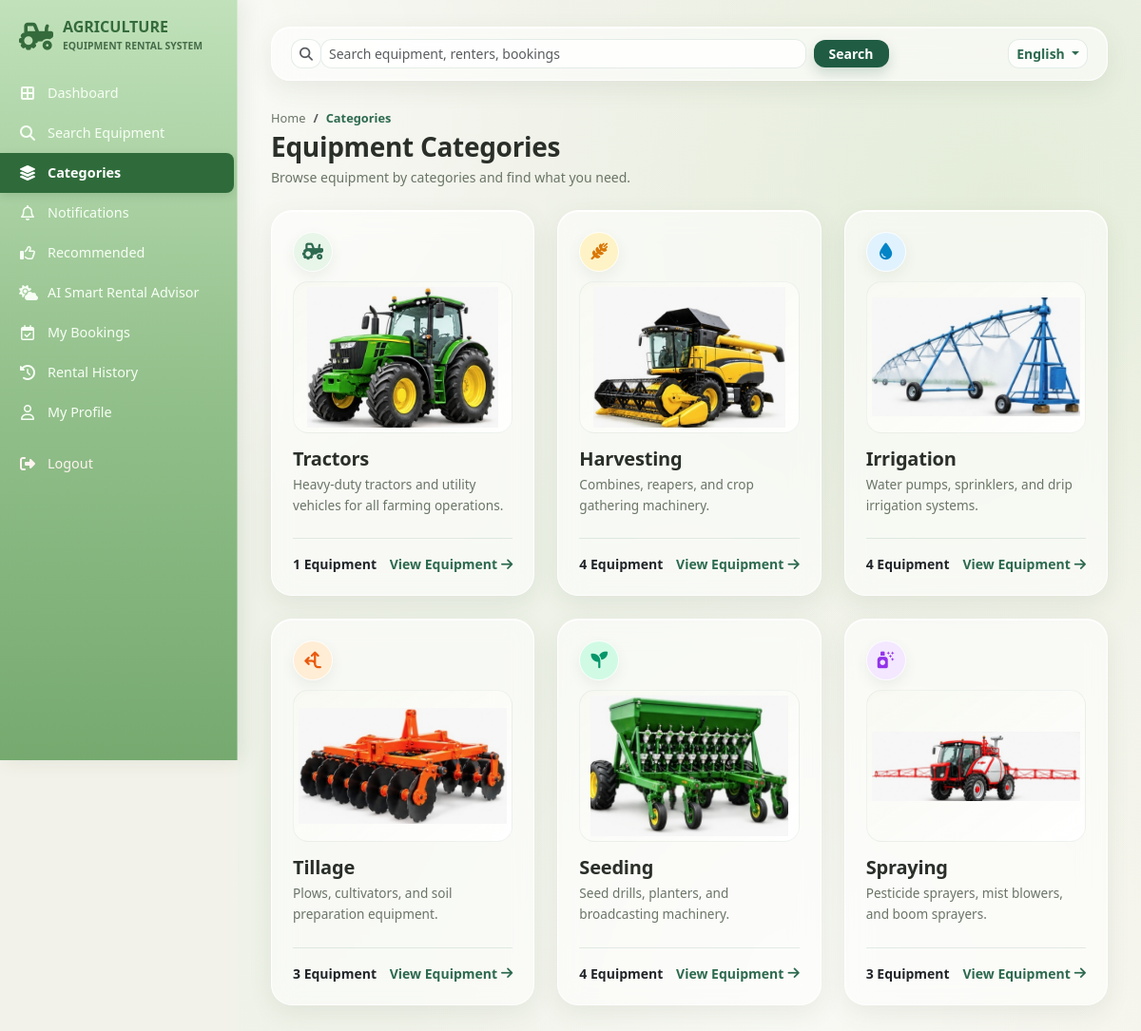
The app's page /categories.php (signed in) with its own data.
### tables this page shows
CREATE TABLE `categories` (
  `category_id` int(11) NOT NULL,
  `category_name` varchar(50) NOT NULL,
  `description` text DEFAULT NULL,
  `image` varchar(255) DEFAULT NULL,
  `icon_class` varchar(50) DEFAULT 'fa-tractor'
);

### includes/lang.php (called while the page is built, shortened)
<?php
$current_lang = $_SESSION['lang'] ?? 'en';
function __($key) {
    global $translations, $current_lang;
    return $translations[$current_lang][$key] ?? $translations['en'][$key] ?? $key;
}
?>

### categories.php (the view, shortened to what this page needs)
<?php
require_once 'includes/lang.php';
$cat_query = "SELECT * FROM categories ORDER BY category_id ASC";
$cat_res = mysqli_query($conn, $cat_query);
?>
<!DOCTYPE html>
<html lang="<?= $current_lang; ?>">
<head>
    <link
        href="https://cdn.jsdelivr.net/npm/bootstrap@5.3.2/dist/css/bootstrap.min.css"
        rel="stylesheet"
    >
    <link
        rel="stylesheet"
        href="https://cdnjs.cloudflare.com/ajax/libs/font-awesome/6.4.2/css/all.min.css"
    >
</head>
<body>
    <?php include 'renter_sidebar.php'; ?>
    <div class="main-wrapper">
        <div class="top-navbar">
            <form
                action="search_equipment.php"
                method="GET"
                class="d-flex w-75 gap-2 align-items-center"
            >
                <div class="input-group input-group-sm">
                    <span class="input-group-text bg-light border-end-0">
                        <i class="fa-solid fa-magnifying-glass text-muted"></i>
                    </span>
                    <input
                        type="text"
                        name="q"
                        class="form-control border-start-0"
                        placeholder="<?php echo __('search_placeholder', 'Search equipment...'); ?>"
                        required
                    >
                </div>
                <button
                    type="submit"
                    class="btn btn-sm text-white px-3"
                    style="background-color: #2d6a4f;"
                >
                    <?php echo __('search', 'Search'); ?>
                </button>
            </form>
            <div class="d-flex align-items-center gap-3">
                <div class="dropdown">
                    <button
                        class="btn btn-sm btn-light border dropdown-toggle"
                        type="button"
                        data-bs-toggle="dropdown"
                    >
                        <?php
                        if ($current_lang == 'kn') {
                            echo 'ಕನ್ನಡ';
                        } elseif ($current_lang == 'hi') {
                            echo 'हिन्दी';
                        } else {
                            echo 'English';
                        }
                        ?>
                    </button>
                </div>
            </div>
        </div>
        <div class="d-flex justify-content-between align-items-center mb-4">
            <div>
                <nav aria-label="breadcrumb">
                    <ol
                        class="breadcrumb mb-1"
                        style="font-size: 0.8rem;"
                    >
                        <li class="breadcrumb-item">
                            <a
                                href="renter_dashboard.php"
                                class="text-muted text-decoration-none"
                            >
                                <?php echo __('home', 'Home'); ?>
                            </a>
                        </li>
                        <li class="breadcrumb-item active text-success fw-semibold">
                            <?php echo __('categories', 'Categories'); ?>
                        </li>
                    </ol>
                </nav>
                <h3 class="fw-bold mb-1">
                    <?php echo __('equipment_categories', 'Equipment Categories'); ?>
                </h3>
                <p class="text-muted small mb-0">
                    <?php
                    echo __('browse_categories_desc', 'Browse equipment by categories and find what you need.');
                    ?>
                </p>
            </div>
        </div>
        <div class="row g-4 mb-4">
            <?php if ($cat_res && mysqli_num_rows($cat_res) > 0): ?>
                <?php while ($cat = mysqli_fetch_assoc($cat_res)): ?>
                    <?php
                    $original_name = trim($cat['category_name']);
                    $original_desc = trim($cat['description']);
                    $lower_name = strtolower($original_name);
                    $lang_key = '';
                    $desc_key = '';
                    if (str_contains($lower_name, 'tractor')) {
                        $lang_key = 'cat_tractors';
                        $desc_key = 'desc_tractors';
                    } elseif (str_contains($lower_name, 'harvest')) {
                        $lang_key = 'cat_harvesting';
                        $desc_key = 'desc_harvesting';
                    } elseif (str_contains($lower_name, 'irrigat')) {
                        $lang_key = 'cat_irrigation';
                        $desc_key = 'desc_irrigation';
                    } elseif (str_contains($lower_name, 'till')) {
                        $lang_key = 'cat_tillage';
                        $desc_key = 'desc_tillage';
                    } elseif (str_contains($lower_name, 'seed')) {
                        $lang_key = 'cat_seeding';
                        $desc_key = 'desc_seeding';
                    } elseif (str_contains($lower_name, 'spray')) {
                        $lang_key = 'cat_spraying';
                        $desc_key = 'desc_spraying';
                    }
                    $display_name = ($lang_key && function_exists('__'))
                        ? __($lang_key, $original_name)
                        : $original_name;
                    $display_desc = ($desc_key && function_exists('__'))
                        ? __($desc_key, $original_desc)
                        : $original_desc;
                    $base_name = rtrim(strtolower($original_name), 's');
                    $searchTerm = '%' . $base_name . '%';
                    $q_equip = "SELECT COUNT(*) AS total FROM equipment WHERE LOWER(category) LIKE '$searchTerm'";
                    $res_equip = mysqli_query($conn, $q_equip);
                    $row_equip = mysqli_fetch_assoc($res_equip);
                    $eq_count = (int)($row_equip['total'] ?? 0);
                    if (str_contains($lower_name, 'tractor')) {
                        $cat_img = 'images/tractor.png';
                        $circle_bg = '#e8f5e9';
                        $circle_color = '#2d6a4f';
                        $circle_icon = 'fa-solid fa-tractor';
                    } elseif (str_contains($lower_name, 'harvest')) {
                        $cat_img = 'images/harvesting.png';
                        $circle_bg = '#fef3c7';
                        $circle_color = '#d97706';
                        $circle_icon = 'fa-solid fa-wheat-awn';
                    } elseif (str_contains($lower_name, 'irrigat')) {
                        $cat_img = 'images/irrigation.png';
                        $circle_bg = '#e0f2fe';
                        $circle_color = '#0284c7';
                        $circle_icon = 'fa-solid fa-droplet';
                    } elseif (str_contains($lower_name, 'till')) {
                        $cat_img = 'images/tillage.png';
                        $circle_bg = '#ffedd5';
                        $circle_color = '#ea580c';
                        $circle_icon = 'fa-solid fa-arrows-split-up-and-left';
                    } elseif (str_contains($lower_name, 'seed')) {
                        $cat_img = 'images/seeding.png';
                        $circle_bg = '#d1fae5';
                        $circle_color = '#059669';
                        $circle_icon = 'fa-solid fa-seedling';
                    } else {
                        $cat_img = 'images/spraying.png';
                        $circle_bg = '#f3e8ff';
                        $circle_color = '#9333ea';
                        $circle_icon = 'fa-solid fa-spray-can-sparkles';
                    }
                    ?>
                    <div class="col-lg-4 col-md-6">
                        <div class="cat-card">
                            <div>
                                <div class="cat-header-row">
                                    <div
                                        class="cat-circle-icon"
                                        style="background-color: <?= $circle_bg; ?>; color: <?= $circle_color; ?>;"
                                    >
                                        <i class="<?= $circle_icon; ?>"></i>
                                    </div>
                                </div>
                                <div class="cat-img-container">
                                    <img
                                        src="<?= $cat_img; ?>"
                                        alt="<?= htmlspecialchars($display_name); ?>"
                                        onerror="this.src='images/tractor.png'"
                                    >
                                </div>
                                <h5 class="fw-bold mb-1">
                                    <?= htmlspecialchars($display_name); ?>
                                </h5>
                                <p
                                    class="text-muted small mb-3"
                                    style="font-size: 0.85rem;"
                                >
                                    <?= htmlspecialchars($display_desc); ?>
                                </p>
                            </div>
                            <div
                                class="d-flex align-items-center justify-content-between pt-3 border-top mt-2"
                            >
                                <span class="text-dark fw-bold small">
                                    <?= (int)$eq_count; ?>
                                    <?php echo __('equipment_label', 'Equipment'); ?>
                                </span>
                                <a
                                    href="category_items.php?category=<?= urlencode($original_name); ?>"
                                    class="text-success fw-bold text-decoration-none small d-flex align-items-center gap-1"
                                >
                                    <?php echo __('view_equipment', 'View Equipment'); ?>
                                    <i class="fa-solid fa-arrow-right"></i>
                                </a>
                            </div>
                        </div>
                    </div>
                <?php endwhile; ?>
            <?php endif; ?>
        </div>
    </div>
</body>
</html>

### categories.php (style rules this page uses)
:root { --brand-green: #2d6a4f; --brand-green-hover: #1b4332; --brand-green-pill: #1f5c43; --page-bg-1: #f3f2ea; --page-bg-2: #eef2e8; --page-bg-3: #f5f4ec; --glass-bg: rgba(255, 255, 255, .55); --glass-border: rgba(255, 255, 255, .85); --text-dark: #2a2f29; --text-muted: #6a7566; --line: rgba(45, 106, 79, .12); --shadow-soft: 0 8px 26px rgba(70, 90, 60, .09); }
body { font-family: 'Segoe UI', Tahoma, Geneva, Verdana, sans-serif; background-color: var(--page-bg-1); color: var(--text-dark); margin: 0; min-height: 100vh; }
.main-wrapper { margin-left: 250px; padding: 28px 35px 40px; min-height: 100vh; color: var(--text-dark); background: radial-gradient(circle at 12% 8%, rgba(255, 255, 255, .70), transparent 32%), radial-gradient(circle at 88% 20%, rgba(220, 232, 205, .55), transparent 34%), radial-gradient(circle at 70% 92%, rgba(255, 255, 255, .50), transparent 32%), linear-gradient(135deg, var(--page-bg-1) 0%, var(--page-bg-2) 50%, var(--page-bg-3) 100%); background-attachment: fixed; }
.top-navbar { background: var(--glass-bg); border: 1px solid var(--glass-border); border-radius: 20px; padding: 12px 20px; display: flex; align-items: center; justify-content: space-between; margin-bottom: 30px; box-shadow: var(--shadow-soft), inset 0 1px 0 rgba(255, 255, 255, .9); backdrop-filter: blur(16px); -webkit-backdrop-filter: blur(16px); }
.top-navbar .input-group-text, .top-navbar .form-control, .top-navbar .btn, .top-navbar .dropdown-toggle { border-radius: 12px !important; }
.top-navbar .input-group-text, .top-navbar .form-control { background: rgba(255, 255, 255, .80) !important; border: 1px solid var(--line) !important; box-shadow: none !important; }
.top-navbar button[type="submit"] { background: var(--brand-green-pill) !important; border: 0 !important; color: #fff !important; font-weight: 600; box-shadow: 0 6px 14px rgba(31, 92, 67, .20); }
.top-navbar .dropdown-toggle { background: rgba(255, 255, 255, .78) !important; border: 1px solid var(--line) !important; color: var(--brand-green) !important; font-weight: 600; }
.main-wrapper h3 { color: var(--text-dark); letter-spacing: -.3px; }
.main-wrapper p.text-muted { color: var(--text-muted) !important; }
.main-wrapper .breadcrumb-item a { color: var(--text-muted) !important; }
.main-wrapper .breadcrumb-item.active { color: var(--brand-green) !important; }
.cat-card { background: var(--glass-bg); border: 1px solid var(--glass-border); border-radius: 22px; padding: 22px; height: 100%; display: flex; flex-direction: column; justify-content: space-between; box-shadow: var(--shadow-soft), inset 0 1px 0 rgba(255, 255, 255, .95); backdrop-filter: blur(14px); -webkit-backdrop-filter: blur(14px); transition: transform .22s ease, box-shadow .22s ease, border-color .22s ease; }
.cat-img-container { height: 160px; border-radius: 16px; overflow: hidden; display: flex; align-items: center; justify-content: center; margin-bottom: 15px; background: linear-gradient(145deg, rgba(247, 249, 241, .95), rgba(255, 255, 255, .90)); border: 1px solid rgba(45, 106, 79, .07); }
.cat-img-container img { width: 100%; height: 100%; object-fit: contain; padding: 5px; transition: transform .25s ease; }
.cat-header-row { display: flex; align-items: center; justify-content: space-between; margin-bottom: 10px; }
.cat-circle-icon { width: 42px; height: 42px; border-radius: 50%; display: flex; align-items: center; justify-content: center; font-size: 1.1rem; border: 1px solid rgba(255, 255, 255, .85); box-shadow: 0 5px 14px rgba(60, 90, 55, .08); }
.cat-card h5 { color: var(--text-dark); letter-spacing: -.2px; }
.cat-card p { color: var(--text-muted) !important; line-height: 1.6; }
.cat-card .border-top { border-color: var(--line) !important; }
.cat-card a.text-success { color: var(--brand-green) !important; transition: color .2s ease; }
.cat-card a.text-success i { transition: transform .2s ease; }

### records on screen
categories: shows a picture, category_name "Tractors", description "Heavy-duty tractors and utility vehicles for all farming operations.", eq_count "1"
categories: shows a picture, category_name "Harvesting", description "Combines, reapers, and crop gathering machinery.", eq_count "4"
categories: shows a picture, category_name "Irrigation", description "Water pumps, sprinklers, and drip irrigation systems.", eq_count "4"
categories: shows a picture, category_name "Tillage", description "Plows, cultivators, and soil preparation equipment.", eq_count "3"
categories: shows a picture, category_name "Seeding", description "Seed drills, planters, and broadcasting machinery.", eq_count "4"
categories: shows a picture, category_name "Spraying", description "Pesticide sprayers, mist blowers, and boom sprayers.", eq_count "3"

### other values on screen
__('brand_main') "AGRICULTURE"
__('brand_sub') "EQUIPMENT RENTAL SYSTEM"
__('dashboard') "Dashboard"
__('search_equipment') "Search Equipment"
__('categories') "Categories"
__('notifications') "Notifications"
__('recommended') "Recommended"
__('weather_advisor') "AI Smart Rental Advisor"
__('my_bookings') "My Bookings"
__('rental_history') "Rental History"
__('my_profile') "My Profile"
__('logout') "Logout"
__('search', 'Search') "Search"
__('home', 'Home') "Home"
__('categories', 'Categories') "Categories"
